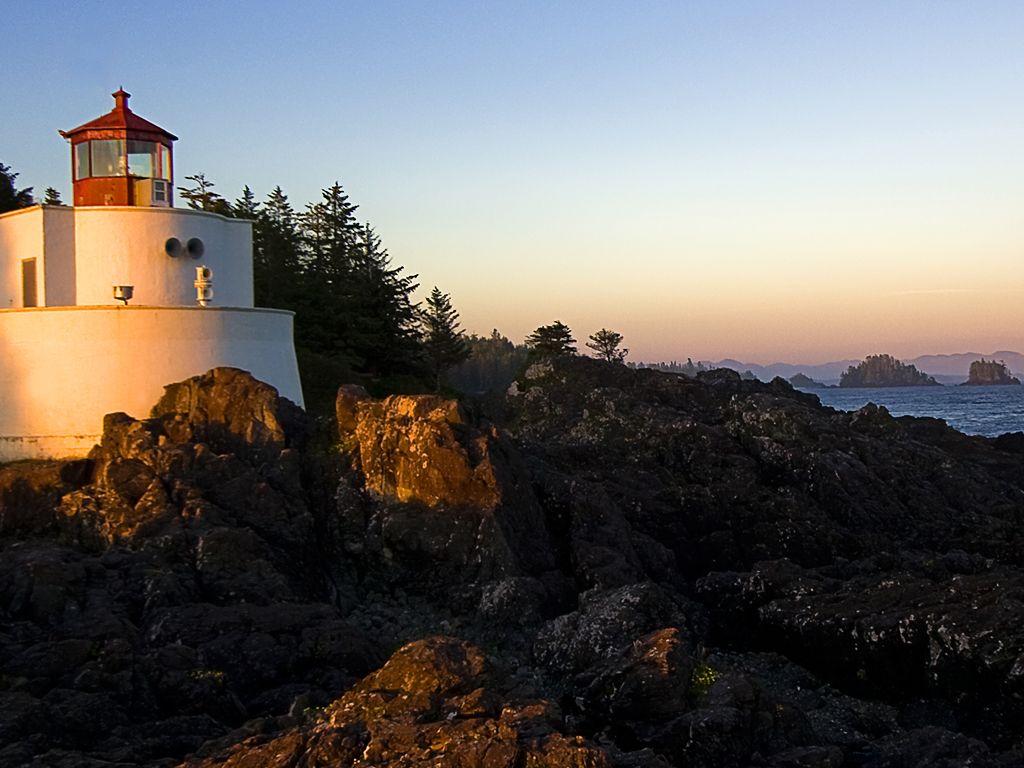
#> input picture light.jpg, 1024 x 768 px
$ python '004-Python PIL Cropping-Image.py'
#> lines starting #> are read from the running program, lines starting #| are printed output that depends on the picture
# Crop method.

# Cropping a region from an image is done using the crop() method.


from PIL import Image

def main():
    try:
        #Relative Path
        img = Image.open("light.jpg")
#> img is the input picture: PIL image 1024x768 RGB; mean R, G, B 104.2, 100.9, 98.4
        width, height = img.size
#> width = 1024; height = 768

        area = (0, 0, width/2, height/2)
#> area = (0, 0, 512, 384)
        img = img.crop(area)
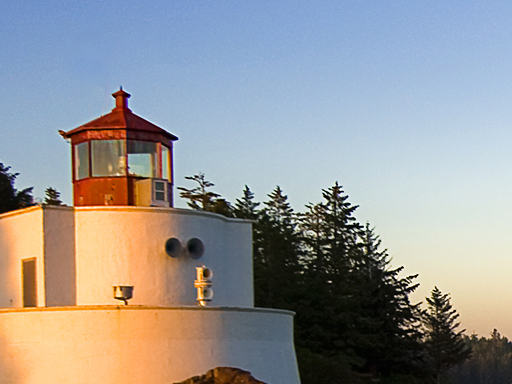
#> img: PIL image 512x384 RGB; mean R, G, B 150.7, 150, 149.8

        #Saved in the same relative location
        img.save("cropped_112.jpg")

    except IOError:
        pass

if __name__ == "__main__":
    main()

$ run again, with 112.jpg copied over light.jpg
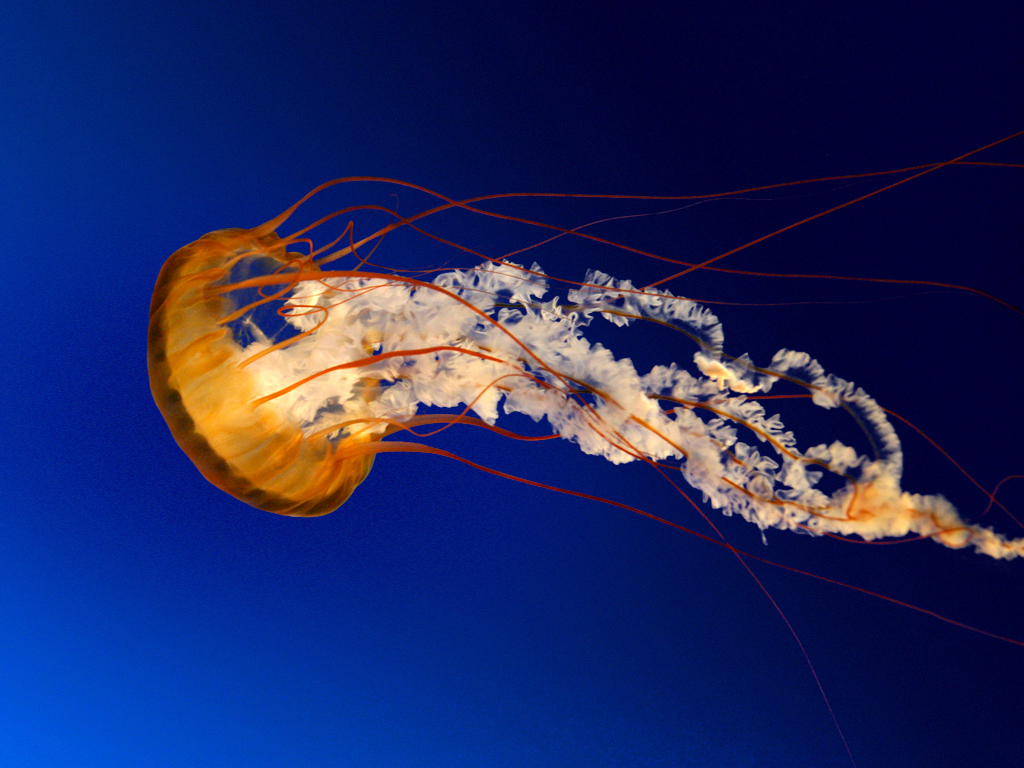
#> input picture 112.jpg, 1024 x 768 px
#> in main, img is the input picture: PIL image 1024x768 RGB; mean R, G, B 31, 39.8, 97.4
#> in main, `img = img.crop(area)`:
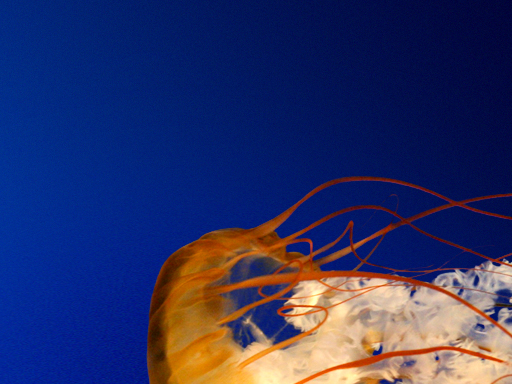
#> img: PIL image 512x384 RGB; mean R, G, B 43.9, 50.2, 101.9

$ run again, with 123.jpg copied over light.jpg
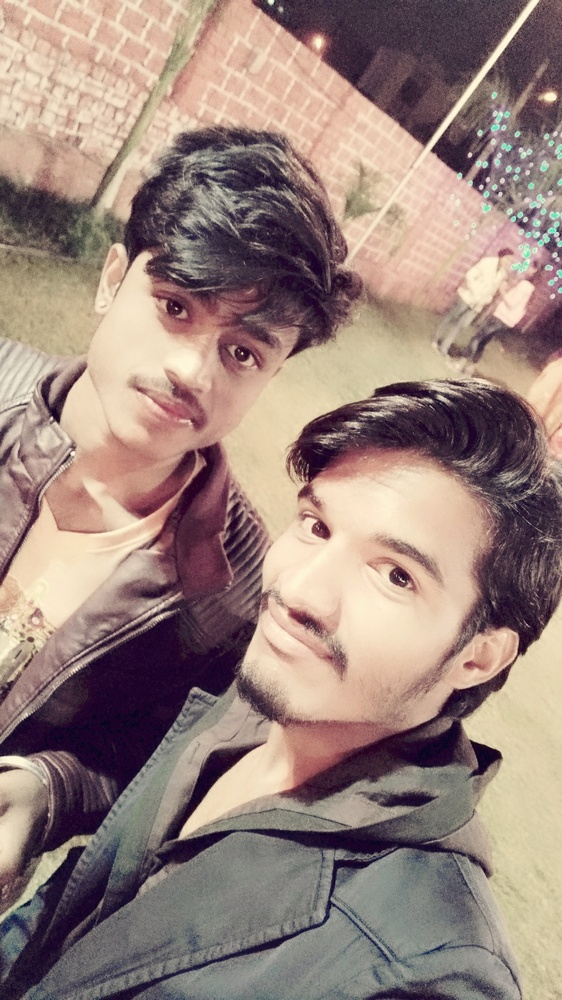
#> input picture 123.jpg, 562 x 1000 px, shrunk from 900 x 1600 before the run
#> in main, img is the input picture: PIL image 562x1000 RGB; mean R, G, B 153.7, 132.1, 124.8
#> in main, `img = img.crop(area)`:
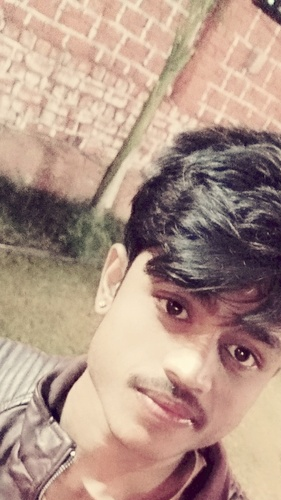
#> img: PIL image 281x500 RGB; mean R, G, B 177.7, 150.7, 136.7
